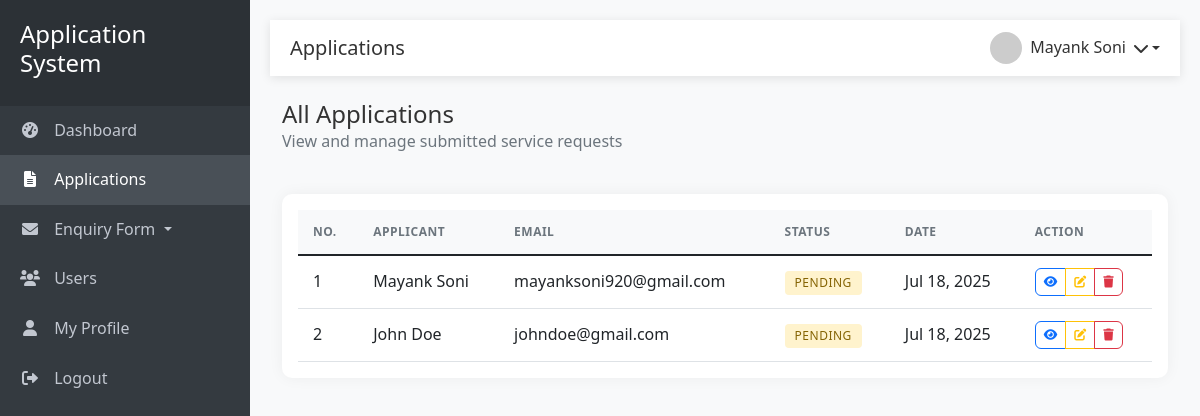
The page /admin/applications.php (signed in) on the database as committed earlier.
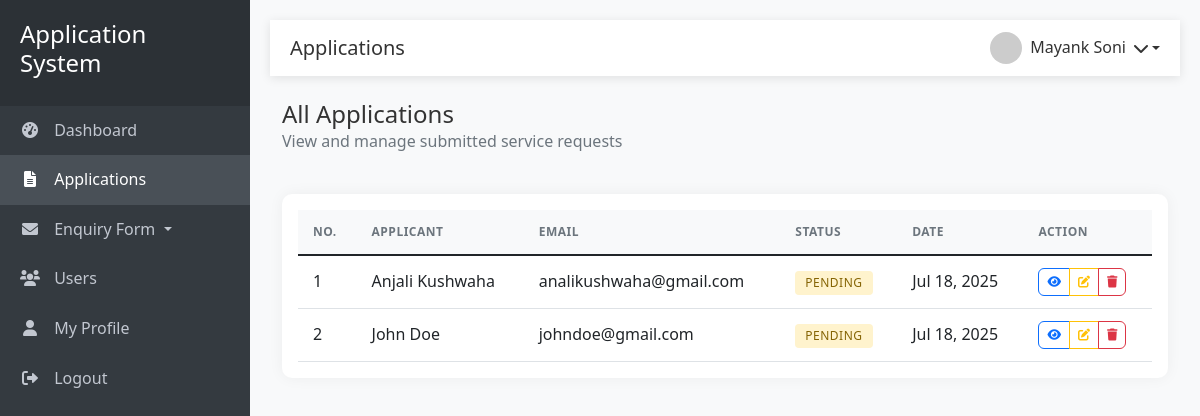
The same page on the database as committed later.
### tables this page shows
CREATE TABLE applications (
    id INT AUTO_INCREMENT PRIMARY KEY,
    user_id INT NOT NULL,
    name VARCHAR(100) NOT NULL,
    email VARCHAR(100) NOT NULL,
    phone VARCHAR(20) NOT NULL,
    address TEXT NOT NULL,
    service_type VARCHAR(50) NOT NULL,
    status ENUM('pending', 'approved', 'missing_document', 'rejected') NOT NULL DEFAULT 'pending',
    reviewed_by INT DEFAULT NULL,
    reviewed_at TIMESTAMP NULL,
    created_at TIMESTAMP DEFAULT CURRENT_TIMESTAMP,
    updated_at TIMESTAMP DEFAULT CURRENT_TIMESTAMP ON UPDATE CURRENT_TIMESTAMP,
    FOREIGN KEY (user_id) REFERENCES admin(id) ON DELETE CASCADE,
    FOREIGN KEY (reviewed_by) REFERENCES admin(id) ON DELETE SET NULL,
    INDEX idx_status (status),
    INDEX idx_user_id (user_id),
    INDEX idx_reviewed_by (reviewed_by)
);

### admin/applications.php (the view, shortened to what this page needs)
<?php
require_once '../includes/header.php';
$sql = "
    SELECT id, name, email, status, created_at
    FROM applications
    ORDER BY created_at DESC
";
$result = $conn->query($sql);
?>
<div class="row mb-4">
    <div class="col-12">
        <h4 class="mb-0">All Applications</h4>
        <p class="text-muted">View and manage submitted service requests</p>
    </div>
</div>
<div class="card">
    <div class="card-body">
        <div class="table-responsive">
            <table class="table table-hover">
                <thead>
                    <tr>
                        <th>No.</th>
                        <th>Applicant</th>
                        <th>Email</th>
                        <th>Status</th>
                        <th>Date</th>
                        <th>Action</th>
                    </tr>
                </thead>
                <tbody>
                    <?php if ($result && $result->num_rows > 0): ?>
                        <?php $no = 1; ?>
                        <?php while ($row = $result->fetch_assoc()): ?>
                            <tr>
                                <td><?= $no++; ?></td>
                                <td><?= htmlspecialchars($row['name']) ?></td>
                                <td><?= htmlspecialchars($row['email']) ?></td>
                                <td>
                                    <?php
                                    $statusClass = '';
                                    switch ($row['status']) {
                                        default:
                                            $statusClass = 'badge-pending';
                                    }
                                    ?>
                                    <span class="badge <?= $statusClass ?>">
                                        <?= ucfirst(str_replace('_', ' ', $row['status'])) ?>
                                    </span>
                                </td>
                                <td><?= date('M d, Y', strtotime($row['created_at'])) ?></td>
                                <td>
                                    <div class="btn-group" role="group">
                                        <a href="view_application.php?id=<?= $row['id'] ?>"
                                           class="btn btn-sm btn-outline-primary"
                                           title="View">
                                            <i class="fas fa-eye"></i>
                                        </a>
                                        <a href="edit_application.php?id=<?= $row['id'] ?>"
                                           class="btn btn-sm btn-outline-warning"
                                           title="Edit">
                                            <i class="fas fa-edit"></i>
                                        </a>
                                        <button type="button"
                                                class="btn btn-sm btn-outline-danger"
                                                onclick="confirmDelete(<?= $row['id'] ?>, '<?= addslashes(htmlspecialchars($row['name'])) ?>')"
                                                title="Delete">
                                            <i class="fas fa-trash"></i>
                                        </button>
                                    </div>
                                </td>
                            </tr>
                        <?php endwhile; ?>
                    <?php endif; ?>
                </tbody>
            </table>
        </div>
    </div>
</div>
<?php require_once '../includes/footer.php'; ?>

### includes/header.php (shortened to what this page needs)
<!DOCTYPE html>
<html lang="en">
<head>
    <link href="https://cdn.jsdelivr.net/npm/bootstrap@5.1.3/dist/css/bootstrap.min.css" rel="stylesheet">
    <link rel="stylesheet" href="https://cdnjs.cloudflare.com/ajax/libs/font-awesome/6.0.0/css/all.min.css">
    <link rel="stylesheet" href="/application-system/assets/css/style.css">
</head>
<body>
    <div class="sidebar">
        <div class="sidebar-header">
            <h4>Application System</h4>
        </div>
        <ul class="sidebar-menu">
            <li class="<?php echo basename($_SERVER['PHP_SELF']) === 'dashboard.php' ? 'active' : ''; ?>">
                <a href="/application-system/<?php echo $_SESSION['user_role']; ?>/dashboard.php">
                    <i class="fas fa-tachometer-alt"></i> Dashboard
                </a>
            </li>
            <?php if ($_SESSION['user_role'] === 'admin' || $_SESSION['user_role'] === 'staff'): ?>
                <li class="<?php echo strpos($_SERVER['PHP_SELF'], 'applications') !== false ? 'active' : ''; ?>">
                    <a href="/application-system/<?php echo $_SESSION['user_role']; ?>/applications.php">
                        <i class="fas fa-file-alt"></i> Applications
                    </a>
                </li>
            <?php endif; ?>
            <?php if ($_SESSION['user_role'] === 'admin' || $_SESSION['user_role'] === 'staff'): ?>
                <li class="<?php echo (strpos($_SERVER['PHP_SELF'], 'enquiry_contact') !== false || strpos($_SERVER['PHP_SELF'], 'enquiry_service') !== false) ? 'active' : ''; ?>">
                    <a href="#enquirySubmenu" data-bs-toggle="collapse" aria-expanded="false" class="dropdown-toggle">
                        <i class="fas fa-envelope"></i> Enquiry Form
                    </a>
                </li>
            <?php endif; ?>
            <?php if ($_SESSION['user_role'] === 'admin'): ?>
                <li class="<?php echo strpos($_SERVER['PHP_SELF'], 'users') !== false ? 'active' : ''; ?>">
                    <a href="/application-system/admin/users.php">
                        <i class="fas fa-users"></i> Users
                    </a>
                </li>
            <?php endif; ?>
            <li>
                <a href="/application-system/admin/profile.php">
                    <i class="fas fa-user"></i> My Profile
                </a>
            </li>
            <li>
                <a href="/application-system/php/logout.php">
                    <i class="fas fa-sign-out-alt"></i> Logout
                </a>
            </li>
        </ul>
    </div>
    <div class="main-content">
        <nav class="top-navbar">
            <div class="d-flex align-items-center">
                <h5 class="mb-0">
                    <?php
                    $pageTitle = '';
                    $currentPage = basename($_SERVER['PHP_SELF']);
                    switch ($currentPage) {
                        case 'applications.php':
                            $pageTitle = 'Applications';
                            break;
                    }
                    echo $pageTitle;
                    ?>
                </h5>
            </div>
            <div class="user-dropdown">
                <div class="dropdown">
                    <a class="dropdown-toggle" href="#" role="button" id="userDropdown" data-bs-toggle="dropdown" aria-expanded="false">
                        <img src="https://ui-avatars.com/api/?name=<?php echo urlencode($_SESSION['user_name']); ?>" alt="User Avatar">
                        <span><?php echo htmlspecialchars($_SESSION['user_name']); ?></span>
                        <i class="fas fa-chevron-down ms-2"></i>
                    </a>
                </div>
            </div>
        </nav>
        <div class="container-fluid py-4">
</body>
</html>

### includes/footer.php (shortened to what this page needs)
</body>
</html>

### assets/css/style.css (style rules this page uses)
:root { --sidebar-width: 250px; --header-height: 56px; --primary-color: #0d6efd; --secondary-color: #6c757d; --success-color: #198754; --danger-color: #dc3545; --warning-color: #ffc107; --info-color: #0dcaf0; --light-color: #f8f9fa; --dark-color: #212529; }
body { font-family: 'Segoe UI', Tahoma, Geneva, Verdana, sans-serif; background-color: #f5f7fb; color: #333; line-height: 1.6; }
a { text-decoration: none; transition: all 0.3s ease; }
.main-content { margin-left: var(--sidebar-width); padding: 20px; min-height: 100vh; transition: all 0.3s; }
.sidebar { position: fixed; top: 0; left: 0; width: var(--sidebar-width); height: 100%; background: #2c3e50; color: #fff; transition: all 0.3s; z-index: 1000; overflow-y: auto; }
.sidebar-header { padding: 20px; background: #2c3136; }
.sidebar-menu { padding: 0; list-style: none; }
.sidebar-menu li { position: relative; }
.sidebar-menu li a { color: #c2c7d0; text-decoration: none; padding: 12px 20px; display: block; transition: all 0.3s; }
.sidebar-menu li a:hover, .sidebar-menu li.active a { color: #fff; background: #495057; }
.sidebar-menu li a i { margin-right: 10px; width: 20px; text-align: center; }
.top-navbar { background: #fff; box-shadow: 0 2px 10px rgba(0, 0, 0, 0.1); padding: 0 20px; height: var(--header-height); display: flex; align-items: center; justify-content: space-between; }
.card { border: none; border-radius: 10px; box-shadow: 0 0 15px rgba(0, 0, 0, 0.05); margin-bottom: 20px; transition: all 0.3s; background: #fff; }
.table { background: #fff; margin-bottom: 0; }
.table th { border-top: none; font-weight: 600; text-transform: uppercase; font-size: 0.75rem; letter-spacing: 0.5px; color: var(--secondary-color); background-color: #f8f9fa; padding: 12px 15px; }
.table td { vertical-align: middle; padding: 12px 15px; }
.badge { padding: 6px 10px; font-weight: 500; border-radius: 4px; font-size: 0.75rem; text-transform: uppercase; letter-spacing: 0.5px; }
.badge-pending { background-color: #fff3cd; color: #856404; }
.btn { padding: 0.5rem 1rem; font-size: 0.875rem; font-weight: 500; border-radius: 6px; transition: all 0.3s; }
.btn-sm { padding: 0.25rem 0.5rem; font-size: 0.75rem; }
.btn-outline-primary { color: var(--primary-color); border-color: var(--primary-color); }
.text-muted { color: #6c757d !important; }
.mb-0 { margin-bottom: 0 !important; }
.mb-4 { margin-bottom: 1.5rem !important; }
.d-flex { display: flex !important; }
div { position: relative; }

### includes/header.php (style rules this page uses)
:root { --sidebar-width: 250px; --header-height: 56px; }
body { font-family: 'Segoe UI', Tahoma, Geneva, Verdana, sans-serif; background-color: #f8f9fa; }
.sidebar { width: var(--sidebar-width); height: 100vh; position: fixed; left: 0; top: 0; background: #343a40; color: #fff; transition: all 0.3s; z-index: 1000; }
.sidebar-header { padding: 20px; background: #2c3136; }
.sidebar-menu { padding: 0; list-style: none; }
.sidebar-menu li { position: relative; }
.sidebar-menu li a { color: #c2c7d0; text-decoration: none; padding: 12px 20px; display: block; transition: all 0.3s; }
.sidebar-menu li a:hover, .sidebar-menu li.active a { color: #fff; background: #495057; }
.sidebar-menu li a i { margin-right: 10px; width: 20px; text-align: center; }
.main-content { margin-left: var(--sidebar-width); padding: 20px; min-height: 100vh; transition: all 0.3s; }
.top-navbar { background: #fff; box-shadow: 0 2px 10px rgba(0, 0, 0, 0.1); padding: 0 20px; height: var(--header-height); display: flex; align-items: center; justify-content: space-between; }
.user-dropdown .dropdown-toggle { color: #333; text-decoration: none; display: flex; align-items: center; }
.user-dropdown img { width: 32px; height: 32px; border-radius: 50%; margin-right: 8px; }
.card { border: none; border-radius: 10px; box-shadow: 0 0 15px rgba(0, 0, 0, 0.05); margin-bottom: 20px; transition: all 0.3s; }
.table { background: #fff; }
.table th { border-top: none; font-weight: 600; text-transform: uppercase; font-size: 0.75rem; letter-spacing: 0.5px; color: #6c757d; }
.badge { padding: 6px 10px; font-weight: 500; border-radius: 4px; font-size: 0.75rem; text-transform: uppercase; letter-spacing: 0.5px; }
.badge-pending { background-color: #fff3cd; color: #856404; }

Rows that differ between the two databases and show on the page:
changed applications: name "Mayank Soni" → "Anjali Kushwaha"; email "mayanksoni920@gmail.com" → "analikushwaha@gmail.com"
